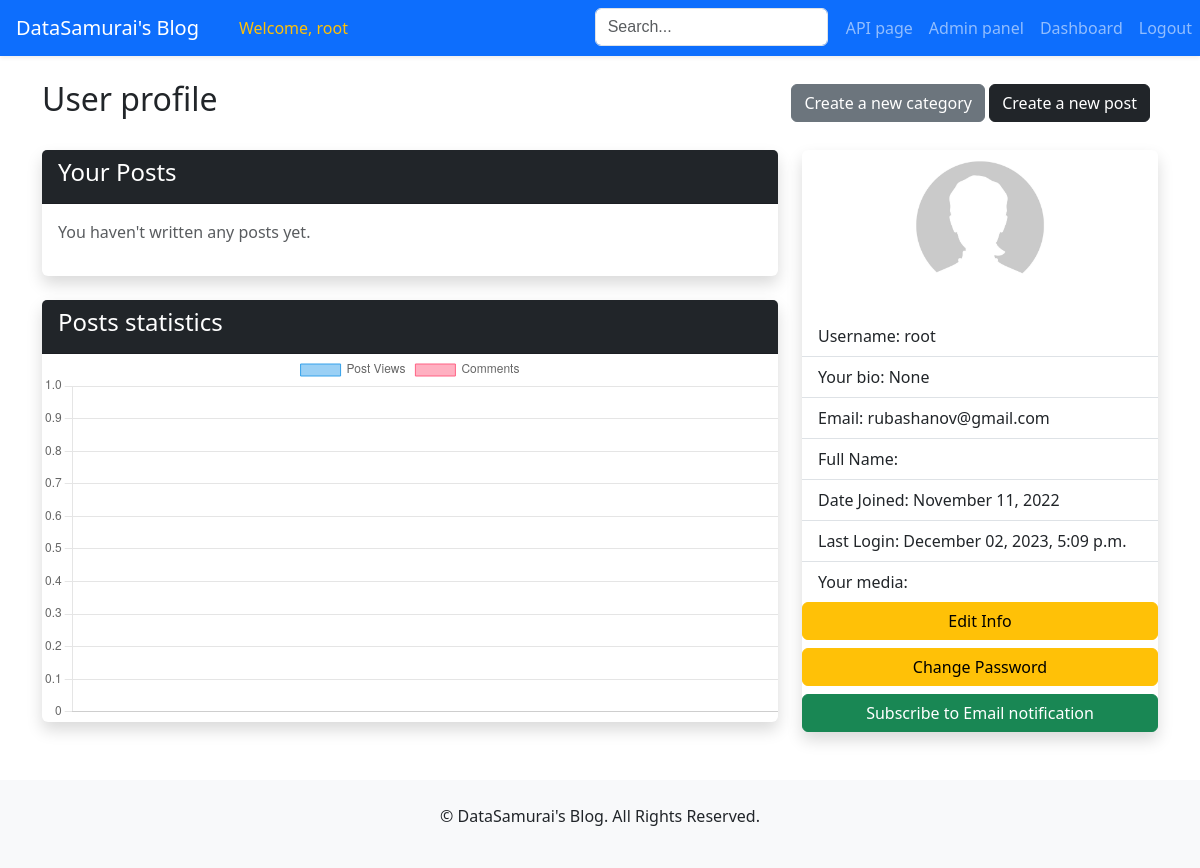
The page /account/user/1/ (signed in) on the database as committed earlier.
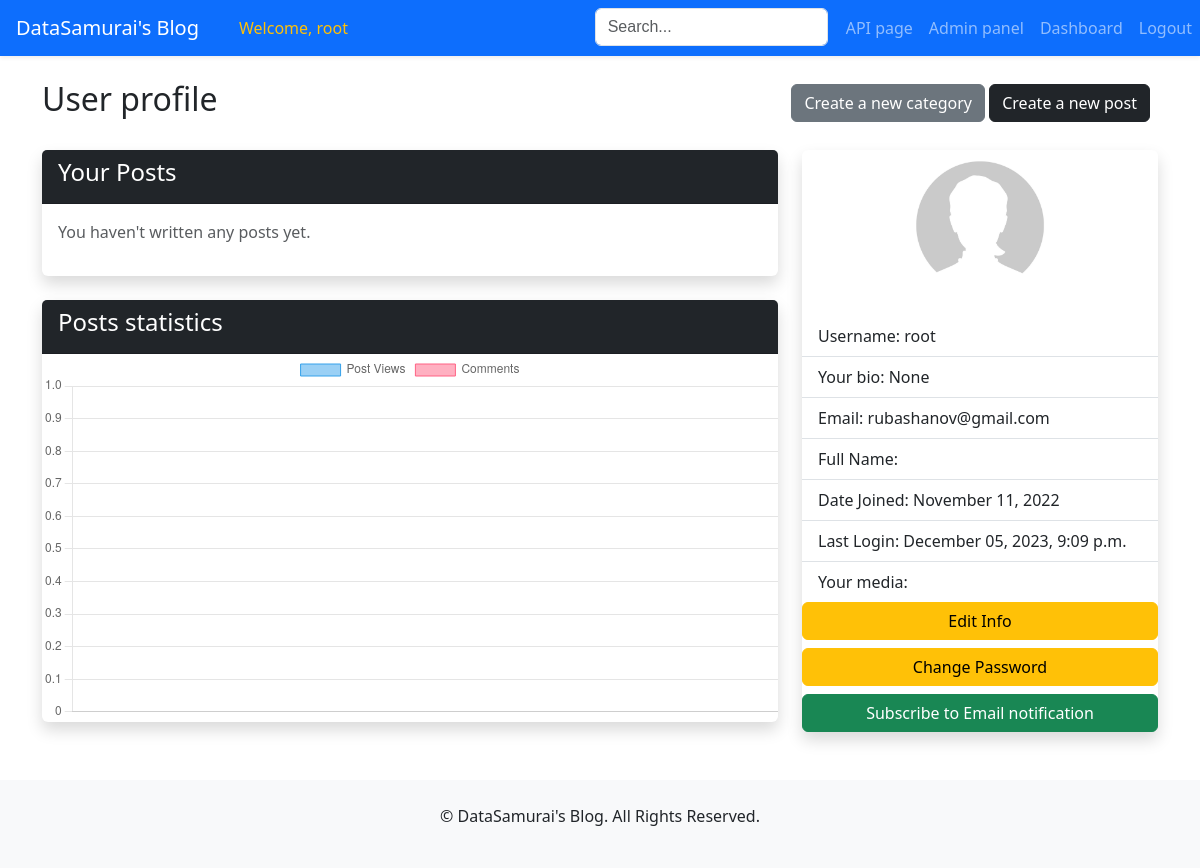
The same page on the database as committed later.
### users/models.py (models this page shows, shortened)
class CustomUser(AbstractUser):
    is_banned = models.BooleanField(default=False)
    bio = models.CharField(max_length=200, blank=True, null=True, default=None)
    social_media = models.JSONField(default=dict, blank=True)
    profile_picture = models.ImageField(upload_to='profile_pictures/', blank=True, null=True)
    def __str__(self):
        return self.username
    class Meta:
        ordering = ['id']

### users/views.py (the view)
# urls.py: path('user/<int:user_id>/', views.UserDetailView.as_view(), name='user_detail'),
class UserDetailView(DetailView):
    model = get_user_model()
    context_object_name = 'user'
    def get_object(self, queryset=None):
        user_id = self.kwargs.get('user_id')
        return get_object_or_404(self.model, pk=user_id)
    def get_template_names(self):
        if self.request.user == self.object:
            return 'users/user_detail_dashboard.html'
        return 'users/user_detail.html'
    def get_context_data(self, **kwargs):
        context = super().get_context_data(**kwargs)
        user_posts = self.object.post_set.all()
        context['user_posts'] = user_posts
        if self.request.user == self.object:
            context['post_views_and_comments'] = json.dumps(
                [(post.title, post.views, post.comment_set.count()) for post in user_posts]
            )
            context['is_subscribed'] = hasattr(self.object, 'email_subscriber')
        return context

### utils/utils.py (called while the page is built)
def get_user_ip(request):
    x_forwarded_for = request.META.get('HTTP_X_FORWARDED_FOR')
    if x_forwarded_for:
        ip = x_forwarded_for.split(',')[0]
    else:
        ip = request.META.get('REMOTE_ADDR')
    return ip

### templates/users/user_detail_dashboard.html (shortened to what the changed rows need)
{% extends 'base.html' %}
{% load static %}
{% block page_content %}
    <div class="row mt-4">
        <div class="col-md-12 mb-4">
            <div class="d-flex justify-content-between align-items-center">
                <h2>User profile</h2>
            </div>
        </div>
        <div class="col-md-4">
            <div class="card border-0 shadow">
                <ul class="list-group list-group-flush">
                    <li class="list-group-item">Username: {{ user.username }}</li>
                    <li class="list-group-item">Your bio: {{ user.bio }}</li>
                    <li class="list-group-item">Email: {{ user.email }}</li>
                    <li class="list-group-item">Full Name: {{ user.first_name }} {{ user.last_name }}</li>
                    <li class="list-group-item">Date Joined: {{ user.date_joined|date:"F d, Y" }}</li>
                    <li class="list-group-item">Last Login: {{ user.last_login|date:"F d, Y, P" }}</li>
                    <li class="list-group-item">Your media:
                    </li>
                </ul>
            </div>
        </div>
    </div>
{% endblock %}

### templates/base.html (shortened to what this page needs)
{% load static %}
<!DOCTYPE html>
<html lang="en">
<head>
    <link href="https://cdn.jsdelivr.net/npm/bootstrap@5.3.1/dist/css/bootstrap.min.css" rel="stylesheet">
</head>
<body>
{% block navbar %}
    <nav class="navbar navbar-expand-lg navbar-dark bg-primary shadow-sm">
        <a class="navbar-brand px-3" href="{% url 'post_list' %}">DataSamurai's Blog</a>
        <div class="collapse navbar-collapse d-flex justify-content-between" id="navbarNav">
            <ul class="navbar-nav">
                {% if user.is_authenticated %}
                    <li class="nav-item">
                        <span class="nav-link text-warning font-weight-bold">Welcome, {{ user.username }}</span>
                    </li>
                {% else %}
                    <li class="nav-item invisible">
                        <span class="nav-link"></span>
                    </li>
                {% endif %}
            </ul>
            <ul class="navbar-nav">
                <form method="GET" action="{% url 'search_results' %}" class="form-inline my-2 my-lg-0"
                      style="margin-right: 10px; margin-left: 10px;">
                    <input type="text" class="form-control" name="query" placeholder="Search..."
                           style="font-family: Arial, 'Font Awesome 5 Free'; background-position: 10px 10px; background-repeat: no-repeat;"
                           aria-label="Search">
                </form>
                <li class="nav-item">
                    <a class="nav-link btn btn-light" href="{% url 'api_post_list' %}">API page</a>
                </li>
                {% if user.is_authenticated %}
                    {% if user.is_staff %}
                        <li class="nav-item">
                            <a class="nav-link btn btn-light mr-2" href="{% url 'admin:index' %}">Admin panel</a>
                        </li>
                    {% endif %}
                    <li class="nav-item">
                        <a class="nav-link btn btn-light mr-2"
                           href="{% url 'user_detail' user_id=user.id %}">Dashboard</a>
                    </li>
                    <li>
                        <a href="{% url 'logout' %}" class="nav-link btn btn-danger">Logout</a>
                    </li>
                {% endif %}
            </ul>
        </div>
    </nav>
{% endblock %}
<div class="container my-4">
    {% block page_content %}{% endblock page_content %}
</div>
<footer class="text-center py-4 mt-5 bg-light">
    <p>&copy; {{ now.year }} DataSamurai's Blog. All Rights Reserved.</p>
</footer>
</body>
</html>

Rows that differ between the two databases and show on the page:
changed CustomUser "root": last_login "December 02, 2023, 5:09 p.m." → "December 05, 2023, 9:09 p.m."
